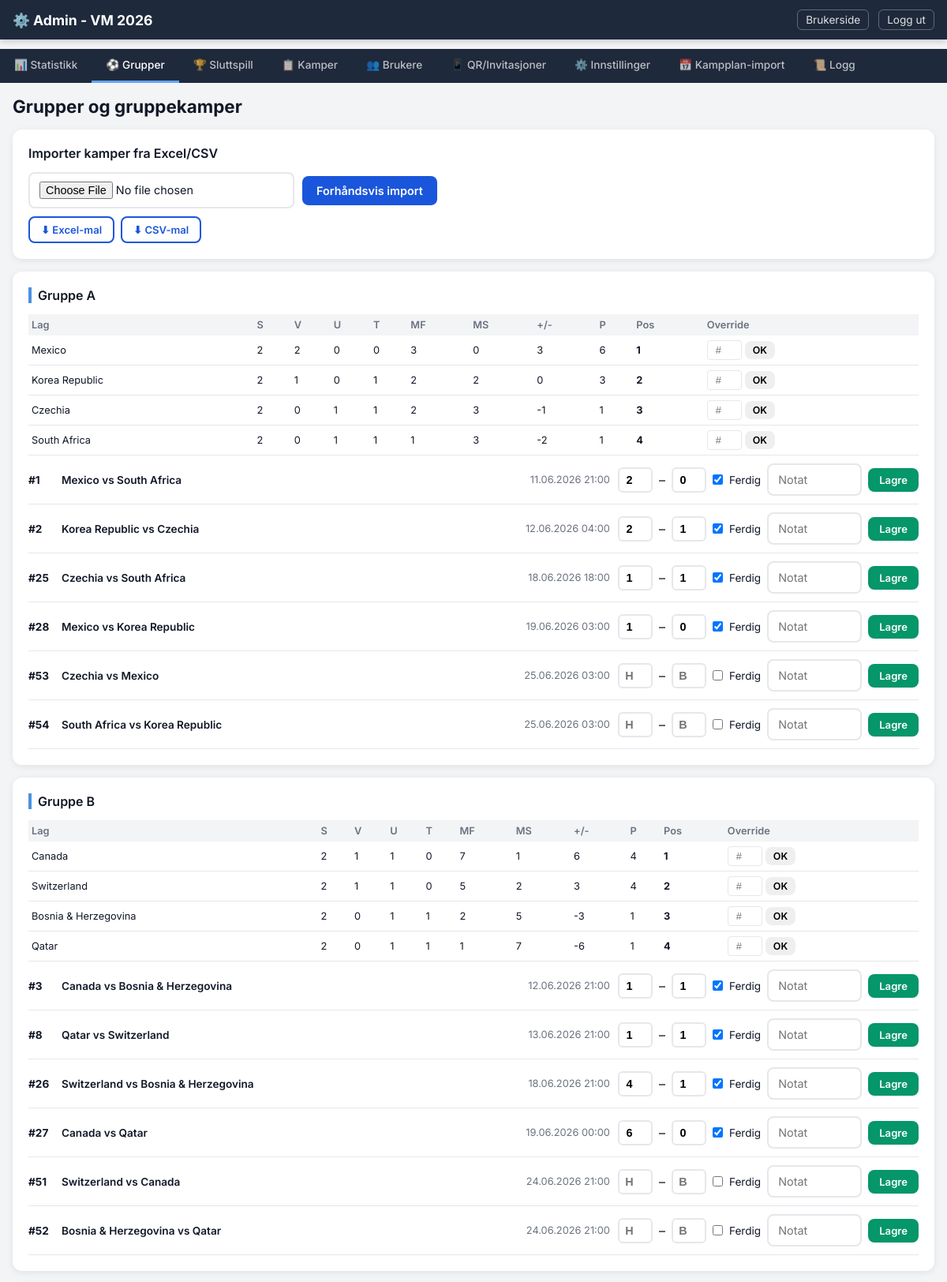
The app's page /admin/tab/groups (signed in, upper part) with its own data.
### models.py (models this page shows, shortened)
class Group(db.Model):
    __tablename__ = "groups"
    id = db.Column(db.Integer, primary_key=True)
    name = db.Column(db.String(50), unique=True, nullable=False)  # "Gruppe A"
    color = db.Column(db.String(20), default="#4a90e2")
    teams = db.relationship("Team", back_populates="group", lazy="dynamic")
    matches = db.relationship("Match", back_populates="group", lazy="dynamic")
    standings = db.relationship("GroupStanding", back_populates="group", lazy="dynamic")

class GroupStanding(db.Model):
    __tablename__ = "group_standings"
    id = db.Column(db.Integer, primary_key=True)
    group_id = db.Column(db.Integer, db.ForeignKey("groups.id"), nullable=False)
    team_id = db.Column(db.Integer, db.ForeignKey("teams.id"), nullable=False)
    calculated_rank = db.Column(db.Integer, nullable=True)
    manual_rank_override = db.Column(db.Integer, nullable=True)
    played = db.Column(db.Integer, default=0)
    wins = db.Column(db.Integer, default=0)
    draws = db.Column(db.Integer, default=0)
    losses = db.Column(db.Integer, default=0)
    goals_for = db.Column(db.Integer, default=0)
    goals_against = db.Column(db.Integer, default=0)
    goal_difference = db.Column(db.Integer, default=0)
    points = db.Column(db.Integer, default=0)
    fair_play_score = db.Column(db.Integer, default=0)
    updated_at = db.Column(db.DateTime, default=now_utc, onupdate=now_utc)
    group = db.relationship("Group", back_populates="standings")
    team = db.relationship("Team")
    __table_args__ = (db.UniqueConstraint("group_id", "team_id", name="uix_group_team"),)
    @property
    def rank(self):
        return self.manual_rank_override if self.manual_rank_override is not None else self.calculated_rank

class Team(db.Model):
    __tablename__ = "teams"
    id = db.Column(db.Integer, primary_key=True)
    name = db.Column(db.String(100), nullable=False)
    fifa_code = db.Column(db.String(10), unique=True, nullable=True)
    group_id = db.Column(db.Integer, db.ForeignKey("groups.id"), nullable=True)
    group_slot = db.Column(db.Integer, nullable=True)  # 1-4
    fifa_ranking = db.Column(db.Integer, nullable=True)
    flag_emoji = db.Column(db.String(10), nullable=True)
    group = db.relationship("Group", back_populates="teams")

class Match(db.Model):
    __tablename__ = "matches"
    id = db.Column(db.Integer, primary_key=True)
    match_number = db.Column(db.Integer, unique=True, nullable=False)
    phase = db.Column(db.String(20), nullable=False)  # group / knockout
    round_name = db.Column(db.String(30), nullable=False)  # group_stage, round_of_32, ...
    group_id = db.Column(db.Integer, db.ForeignKey("groups.id"), nullable=True)
    home_team_id = db.Column(db.Integer, db.ForeignKey("teams.id"), nullable=True)
    away_team_id = db.Column(db.Integer, db.ForeignKey("teams.id"), nullable=True)
    home_slot_source = db.Column(db.String(20), nullable=True)  # e.g. "1A", "W73"
    away_slot_source = db.Column(db.String(20), nullable=True)
    kickoff_at_utc = db.Column(db.DateTime, nullable=True)
    kickoff_timezone_source = db.Column(db.String(50), nullable=True)
    kickoff_at_oslo_cache = db.Column(db.String(30), nullable=True)
    local_timezone = db.Column(db.String(50), nullable=True)
    venue = db.Column(db.String(100), nullable=True)
    city = db.Column(db.String(100), nullable=True)
    country = db.Column(db.String(100), nullable=True)
    lock_at_utc = db.Column(db.DateTime, nullable=True)
    home_score = db.Column(db.Integer, nullable=True)
    away_score = db.Column(db.Integer, nullable=True)
    advanced_team_id = db.Column(db.Integer, db.ForeignKey("teams.id"), nullable=True)
    loser_team_id = db.Column(db.Integer, db.ForeignKey("teams.id"), nullable=True)
    result_note = db.Column(db.String(200), nullable=True)
    is_finished = db.Column(db.Boolean, default=False)
    is_locked = db.Column(db.Boolean, default=False)
    manual_lock_override = db.Column(db.Boolean, nullable=True)  # None=auto, True=force lock, False=force open
    group = db.relationship("Group", back_populates="matches")
    home_team = db.relationship("Team", foreign_keys=[home_team_id])
    away_team = db.relationship("Team", foreign_keys=[away_team_id])
    advanced_team = db.relationship("Team", foreign_keys=[advanced_team_id])
    loser_team = db.relationship("Team", foreign_keys=[loser_team_id])

### routes_admin.py (the view, shortened to what this page needs)
@admin_bp.route("/tab/<tab>")
def tab(tab):
    if not admin_required():
        return redirect(url_for("admin.login"))
    groups = Group.query.order_by(Group.name).all()
    teams = Team.query.order_by(Team.name).all()
    group_matches = Match.query.filter_by(phase="group").order_by(Match.match_number).all()
    knockout_matches = Match.query.filter_by(phase="knockout").order_by(Match.match_number).all()
    all_matches = Match.query.order_by(Match.match_number).all()
    users = User.query.order_by(User.created_at.desc()).all()
    invite_tokens = InviteToken.query.order_by(InviteToken.created_at.desc()).all()
    standings_by_group = {}
    for group in groups:
        st = GroupStanding.query.filter_by(group_id=group.id).all()
        if st:
            standings_by_group[group.id] = sorted(st, key=lambda s: s.rank or 99)
    comp_settings = {s.key: s.value for s in CompetitionSetting.query.all()}
    score_settings = {s.key: s.value for s in ScoreSetting.query.all()}
    prize_summary = get_prize_pool_summary()
    scoreboard = get_scoreboard()
    statistics = get_statistics()
    audit_logs = AdminAuditLog.query.order_by(AdminAuditLog.id.desc()).limit(200).all()
    return render_template("admin.html",
        active_tab=tab,
        groups=groups,
        teams=teams,
        group_matches=group_matches,
        knockout_matches=knockout_matches,
        all_matches=all_matches,
        users=users,
        invite_tokens=invite_tokens,
        standings_by_group=standings_by_group,
        comp_settings=comp_settings,
        prize_summary=prize_summary,
        score_settings=score_settings,
        default_scores=DEFAULT_SCORES,
        scoreboard=scoreboard,
        statistics=statistics,
        audit_logs=audit_logs,
    )

### templates/admin.html (shortened to what this page needs)
<!DOCTYPE html>
<html lang="no">
<head>
  <link rel="stylesheet" href="{{ url_for('static', filename='style.css') }}">
</head>
<body>
  <nav class="navbar admin-navbar">
    <div class="navbar-inner">
      <a href="{{ url_for('admin.tab', tab='groups') }}" class="navbar-brand">⚙️ Admin - VM 2026</a>
      <div class="navbar-links">
        <a href="{{ url_for('user.index') }}" class="nav-link-small">Brukerside</a>
        <a href="{{ url_for('admin.logout') }}" class="nav-link-small">Logg ut</a>
      </div>
    </div>
  </nav>
  <div class="admin-tab-bar">
    {% set tabs = [
      ('statistics', '📊 Statistikk'),
      ('groups', '⚽ Grupper'),
      ('knockout', '🏆 Sluttspill'),
      ('matches', '📋 Kamper'),
      ('users', '👥 Brukere'),
      ('qr', '📱 QR/Invitasjoner'),
      ('settings', '⚙️ Innstillinger'),
      ('schedule', '📅 Kampplan-import'),
      ('log', '📜 Logg'),
    ] %}
    {% for tab_id, tab_label in tabs %}
    <a href="{{ url_for('admin.tab', tab=tab_id) }}"
       class="admin-tab-link {% if active_tab == tab_id %}active{% endif %}">
      {{ tab_label }}
    </a>
    {% endfor %}
  </div>
  <main class="admin-main">
  {% if active_tab == 'groups' %}
  <div class="admin-section">
    <h2>Grupper og gruppekamper</h2>
    <div class="admin-card">
      <h3>Importer kamper fra Excel/CSV</h3>
      <form method="POST" action="{{ url_for('admin.import_results') }}" enctype="multipart/form-data" class="inline-form">
        <input type="file" name="results_file" accept=".xlsx,.csv" class="form-input" required>
        <button type="submit" class="btn btn-primary">Forhåndsvis import</button>
      </form>
      <div class="template-links">
        <a href="{{ url_for('admin.download_excel_template') }}" class="btn btn-sm btn-outline">⬇ Excel-mal</a>
        <a href="{{ url_for('admin.download_csv_template') }}" class="btn btn-sm btn-outline">⬇ CSV-mal</a>
      </div>
    </div>
    {% for group in groups %}
    <div class="admin-card">
      <h3 style="border-left: 4px solid {{ group.color }}; padding-left: 8px;">{{ group.name }}</h3>
      {% if standings_by_group.get(group.id) %}
      <table class="admin-table small-table" data-standings-group="{{ group.id }}">
        <thead><tr><th>Lag</th><th>S</th><th>V</th><th>U</th><th>T</th><th>MF</th><th>MS</th><th>+/-</th><th>P</th><th>Pos</th><th>Override</th></tr></thead>
        <tbody>
          {% for s in standings_by_group.get(group.id, []) %}
          <tr>
            <td>{{ s.team.name }}</td>
            <td>{{ s.played }}</td><td>{{ s.wins }}</td><td>{{ s.draws }}</td><td>{{ s.losses }}</td>
            <td>{{ s.goals_for }}</td><td>{{ s.goals_against }}</td>
            <td>{{ s.goal_difference }}</td><td>{{ s.points }}</td>
            <td><strong>{{ s.rank or '-' }}</strong></td>
            <td>
              <form method="POST" action="{{ url_for('admin.override_standing') }}" class="inline-mini">
                <input type="number" name="rank" value="{{ s.manual_rank_override or '' }}" min="1" max="4" class="mini-input" placeholder="#">
                <button type="submit" class="btn btn-xs">OK</button>
              </form>
            </td>
          </tr>
          {% endfor %}
        </tbody>
      </table>
      {% endif %}
      {% for match in group_matches %}
        {% if match.group_id == group.id %}
        <div class="admin-match-row">
          <span class="match-num">#{{ match.match_number }}</span>
          <span class="match-teams-txt">
            {{ match.home_team.name if match.home_team else '?' }} vs {{ match.away_team.name if match.away_team else '?' }}
          </span>
          {% if match.kickoff_at_utc %}<span class="match-time-txt">{{ match.kickoff_at_utc | oslo_datetime }}</span>{% endif %}
          <form method="POST" action="{{ url_for('admin.save_match_result', match_id=match.id) }}" class="result-form">
            <input type="number" name="home_score" value="{{ match.home_score if match.home_score is not none else '' }}"
              min="0" max="20" placeholder="H" class="score-mini">
            <span>–</span>
            <input type="number" name="away_score" value="{{ match.away_score if match.away_score is not none else '' }}"
              min="0" max="20" placeholder="B" class="score-mini">
            <label class="checkbox-label">
              <input type="checkbox" name="is_finished" value="1" {% if match.is_finished %}checked{% endif %}> Ferdig
            </label>
            <input type="text" name="result_note" value="{{ match.result_note or '' }}" placeholder="Notat" class="form-input short">
            <button type="submit" class="btn btn-sm btn-save">Lagre</button>
          </form>
        </div>
        {% endif %}
      {% endfor %}
    </div>
    {% endfor %}
  </div>
  {% endif %}
  </main>
</body>
</html>

### records on screen
Group: name "Gruppe A"
GroupStanding: team.name "Mexico", played "2", wins "2", draws "0", losses "0", goals_for "3", goals_against "0", goal_difference "3", points "6", manual_rank_override+calculated_rank "1"
GroupStanding: team.name "Korea Republic", played "2", wins "1", draws "0", losses "1", goals_for "2", goals_against "2", goal_difference "0", points "3", manual_rank_override+calculated_rank "2"
GroupStanding: team.name "Czechia", played "2", wins "0", draws "1", losses "1", goals_for "2", goals_against "3", goal_difference "-1", points "1", manual_rank_override+calculated_rank "3"
GroupStanding: team.name "South Africa", played "2", wins "0", draws "1", losses "1", goals_for "1", goals_against "3", goal_difference "-2", points "1", manual_rank_override+calculated_rank "4"
Match: match_number "1", home_team "Mexico", away_team "South Africa", kickoff_at_utc|oslo_datetime "11.06.2026 21:00", home_score "2", away_score "0", is_finished "☑"
Match: match_number "2", home_team "Korea Republic", away_team "Czechia", kickoff_at_utc|oslo_datetime "12.06.2026 04:00", home_score "2", away_score "1", is_finished "☑"
Match: match_number "25", home_team "Czechia", away_team "South Africa", kickoff_at_utc|oslo_datetime "18.06.2026 18:00", home_score "1", away_score "1", is_finished "☑"
Match: match_number "28", home_team "Mexico", away_team "Korea Republic", kickoff_at_utc|oslo_datetime "19.06.2026 03:00", home_score "1", away_score "0", is_finished "☑"
Match: match_number "53", home_team "Czechia", away_team "Mexico", kickoff_at_utc|oslo_datetime "25.06.2026 03:00"
Match: match_number "54", home_team "South Africa", away_team "Korea Republic", kickoff_at_utc|oslo_datetime "25.06.2026 03:00"
Group: name "Gruppe B"
GroupStanding: team.name "Canada", played "2", wins "1", draws "1", losses "0", goals_for "7", goals_against "1", goal_difference "6", points "4", manual_rank_override+calculated_rank "1"
GroupStanding: team.name "Switzerland", played "2", wins "1", draws "1", losses "0", goals_for "5", goals_against "2", goal_difference "3", points "4", manual_rank_override+calculated_rank "2"
GroupStanding: team.name "Bosnia & Herzegovina", played "2", wins "0", draws "1", losses "1", goals_for "2", goals_against "5", goal_difference "-3", points "1", manual_rank_override+calculated_rank "3"
GroupStanding: team.name "Qatar", played "2", wins "0", draws "1", losses "1", goals_for "1", goals_against "7", goal_difference "-6", points "1", manual_rank_override+calculated_rank "4"
Match: match_number "3", home_team "Canada", away_team "Bosnia & Herzegovina", kickoff_at_utc|oslo_datetime "12.06.2026 21:00", home_score "1", away_score "1", is_finished "☑"
Match: match_number "8", home_team "Qatar", away_team "Switzerland", kickoff_at_utc|oslo_datetime "13.06.2026 21:00", home_score "1", away_score "1", is_finished "☑"
Match: match_number "26", home_team "Switzerland", away_team "Bosnia & Herzegovina", kickoff_at_utc|oslo_datetime "18.06.2026 21:00", home_score "4", away_score "1", is_finished "☑"
Match: match_number "27", home_team "Canada", away_team "Qatar", kickoff_at_utc|oslo_datetime "19.06.2026 00:00", home_score "6", away_score "0", is_finished "☑"
Match: match_number "51", home_team "Switzerland", away_team "Canada", kickoff_at_utc|oslo_datetime "24.06.2026 21:00"
Match: match_number "52", home_team "Bosnia & Herzegovina", away_team "Qatar", kickoff_at_utc|oslo_datetime "24.06.2026 21:00"

### other values on screen
{{ tab_label }} "📊 Statistikk" "⚽ Grupper" "🏆 Sluttspill" "📋 Kamper" "👥 Brukere" "📱 QR/Invitasjoner" "⚙️ Innstillinger" "📅 Kampplan-import" "📜 Logg"
